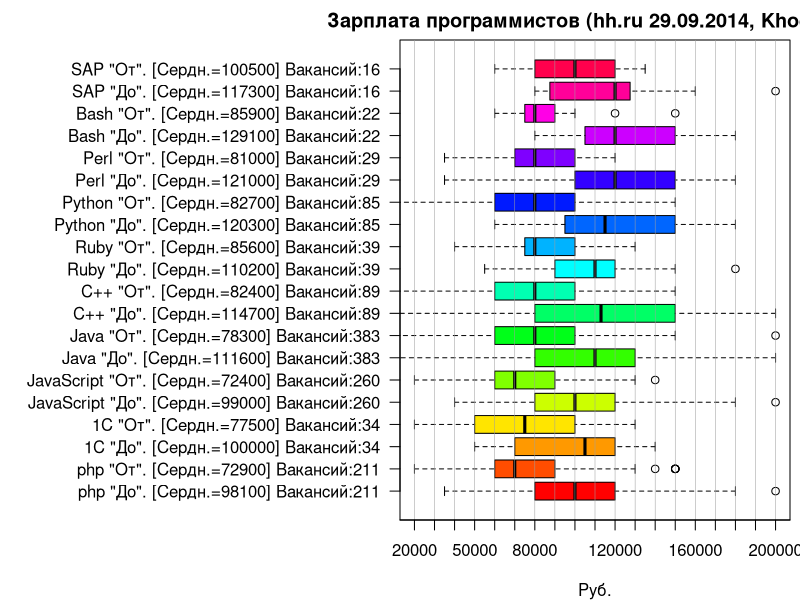

Generate this figure with R:
# Plot all boxplots for vacancies.
#
# Author: Dmitriy Khodakov <dmitryhd@gmail.com>
# Date: 29.09.2014

header <- 'Зарплата программистов (hh.ru 29.09.2014, Khodakov)'

# 1. load dataset.
pvac <- read.csv("data/pvac.csv", sep=";", stringsAsFactors=FALSE)

# 2. Make subsets for every programming language. TODO: automate this.
datasets <- list(pvac[which(pvac$python==1),],
              pvac[which(pvac$c..==1),],
              pvac[which(pvac$java==1),],
              pvac[which(pvac$php==1),],
              pvac[which(pvac$perl==1),],
              pvac[which(pvac$ruby==1),],
              pvac[which(pvac$bash==1),],
              pvac[which(pvac$javascript==1),],
              pvac[which(pvac$X1c==1),],
              pvac[which(pvac$sap==1),]
              )

descriptions <- c('python','cpp','java','php','perl','ruby','bash','javascript','x1c','sap')
readable_descriptions <- c('Python','C++','Java','php','Perl','Ruby','Bash','JavaScript','1C','SAP')

# 3. Function for plotting boxplots.
getdf <- function(datasets, descriptions, file_name) {
  # 3.1 get maxim size of data.
  max_size <- 0
  for (data in datasets) {
    max_size <- max(max_size, length(data$max_salary), length(data$min_salary))
  }
  # 3.2 prepare data
  names <- c() # laguage description
  names_min <- c() # column name for min salary
  names_max <- c() # column name for max salary
  mns <- c() # means
  s_max <- list()
  s_min <- list()
  min_means <- c()
  max_means <- c()
  for (i in 1:length(datasets)) {
    data <- datasets[[i]]
    names <- c(names, readable_descriptions[i])

    max_slary <- as.numeric(data$max_salary)
    s_max[[i]] <- c(max_slary, rep(NA, max_size - length(data$max_salary)))
    names_max <- c(names_max, paste(descriptions[i],'_max',sep = ""))
    max_means <- c(max_means, mean(max_slary, na.rm=T))

    min_slary <- as.numeric(data$min_salary)
    s_min[[i]] <- c(min_slary, rep(NA, max_size - length(data$min_salary)))
    names_min <- c(names_min, paste(descriptions[i],'_min',sep = ""))
    min_means <- c(min_means, mean(min_slary, na.rm=T))

    mns <- c(mns, mean(c(max_slary, min_slary), na.rm=T))
  }  
  # 3.3. store data in dataframe df, in sorted order by mean 
  df <- data.frame(rep(NA, max_size))
  prepared_data <- data.frame(mns, names_min, names_max, names, min_means, max_means, stringsAsFactors=FALSE)
  plot_labels <- c()
  for (i in with(prepared_data, order(mns))) {
    df[prepared_data[i,3]] <- s_max[[i]]
    df[prepared_data[i,2]] <- s_min[[i]]
    plot_labels <- c(plot_labels, paste(prepared_data[i,4], ' "До". [Сердн.=', format(round(prepared_data[i,6], -2), scientific=F), '] ', 'Вакансий:', length(datasets[[i]]$max_salary), sep=''))
    plot_labels <- c(plot_labels, paste(prepared_data[i,4], ' "От". [Сердн.=', format(round(prepared_data[i,5], -2), scientific=F), '] ', 'Вакансий:', length(datasets[[i]]$max_salary), sep=''))
  }
  df$rep.NA..max_size. <- NULL

  # 3.4 plot
  png(file_name, width = 1200, height = 800)
  par(mar=c(4, 20, 2, 0.5))
  boxplot(df, xaxt='n', las = 2, ylim=c(20000, 200000), names=plot_labels, horizontal=T, col=rainbow(length(df)), main=header, xlab='Руб.')
  abline(v = seq(10000, 300000, 10000), lty=1.5, lwd=0.5, col=336)
  axis(side = 1, at = seq(10000, 300000, 10000))
  dev.off()
  return(df)
}

# main()
getdf(datasets, descriptions, 'plots/vacancy_summary.png')
